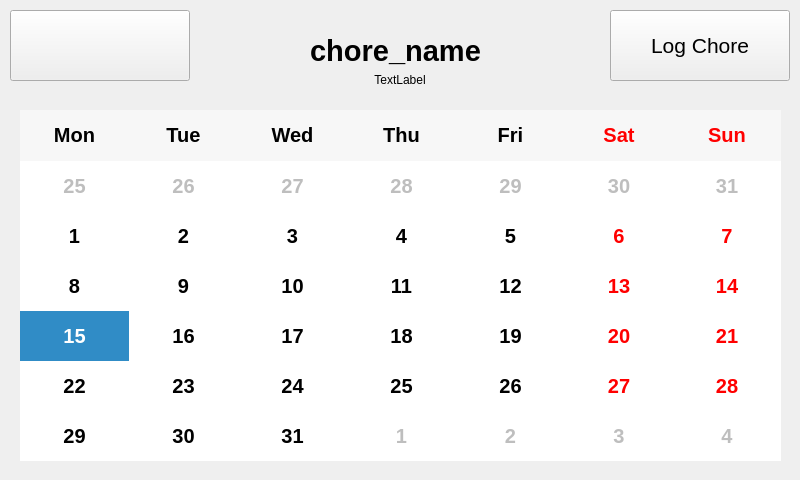
<?xml version="1.0" encoding="UTF-8"?>
<ui version="4.0">
 <class>Form</class>
 <widget class="QWidget" name="Form">
  <property name="geometry">
   <rect>
    <x>0</x>
    <y>0</y>
    <width>800</width>
    <height>480</height>
   </rect>
  </property>
  <property name="windowTitle">
   <string>Form</string>
  </property>
  <widget class="QWidget" name="widget" native="true">
   <property name="geometry">
    <rect>
     <x>10</x>
     <y>100</y>
     <width>781</width>
     <height>371</height>
    </rect>
   </property>
   <widget class="QCalendarWidget" name="chore_calendar">
    <property name="geometry">
     <rect>
      <x>10</x>
      <y>10</y>
      <width>761</width>
      <height>351</height>
     </rect>
    </property>
    <property name="font">
     <font>
      <pointsize>15</pointsize>
      <italic>false</italic>
      <bold>true</bold>
      <underline>false</underline>
      <strikeout>false</strikeout>
     </font>
    </property>
    <property name="autoFillBackground">
     <bool>true</bool>
    </property>
    <property name="firstDayOfWeek">
     <enum>Qt::Monday</enum>
    </property>
    <property name="verticalHeaderFormat">
     <enum>QCalendarWidget::NoVerticalHeader</enum>
    </property>
    <property name="navigationBarVisible">
     <bool>false</bool>
    </property>
    <property name="dateEditEnabled">
     <bool>true</bool>
    </property>
   </widget>
  </widget>
  <widget class="QLabel" name="chore_name_label">
   <property name="geometry">
    <rect>
     <x>200</x>
     <y>30</y>
     <width>391</width>
     <height>41</height>
    </rect>
   </property>
   <property name="font">
    <font>
     <pointsize>22</pointsize>
     <bold>true</bold>
    </font>
   </property>
   <property name="text">
    <string>chore_name</string>
   </property>
   <property name="alignment">
    <set>Qt::AlignCenter</set>
   </property>
  </widget>
  <widget class="QPushButton" name="go_back_button">
   <property name="geometry">
    <rect>
     <x>10</x>
     <y>10</y>
     <width>180</width>
     <height>71</height>
    </rect>
   </property>
   <property name="text">
    <string/>
   </property>
   <property name="icon">
    <iconset theme="go-previous">
     <normaloff>.</normaloff>.</iconset>
   </property>
   <property name="iconSize">
    <size>
     <width>32</width>
     <height>32</height>
    </size>
   </property>
  </widget>
  <widget class="QPushButton" name="log_button">
   <property name="geometry">
    <rect>
     <x>610</x>
     <y>10</y>
     <width>180</width>
     <height>71</height>
    </rect>
   </property>
   <property name="font">
    <font>
     <pointsize>16</pointsize>
    </font>
   </property>
   <property name="text">
    <string>Log Chore</string>
   </property>
  </widget>
  <widget class="QLabel" name="frequency_label">
   <property name="geometry">
    <rect>
     <x>340</x>
     <y>70</y>
     <width>120</width>
     <height>20</height>
    </rect>
   </property>
   <property name="text">
    <string>TextLabel</string>
   </property>
   <property name="alignment">
    <set>Qt::AlignCenter</set>
   </property>
  </widget>
 </widget>
 <resources/>
 <connections/>
</ui>
